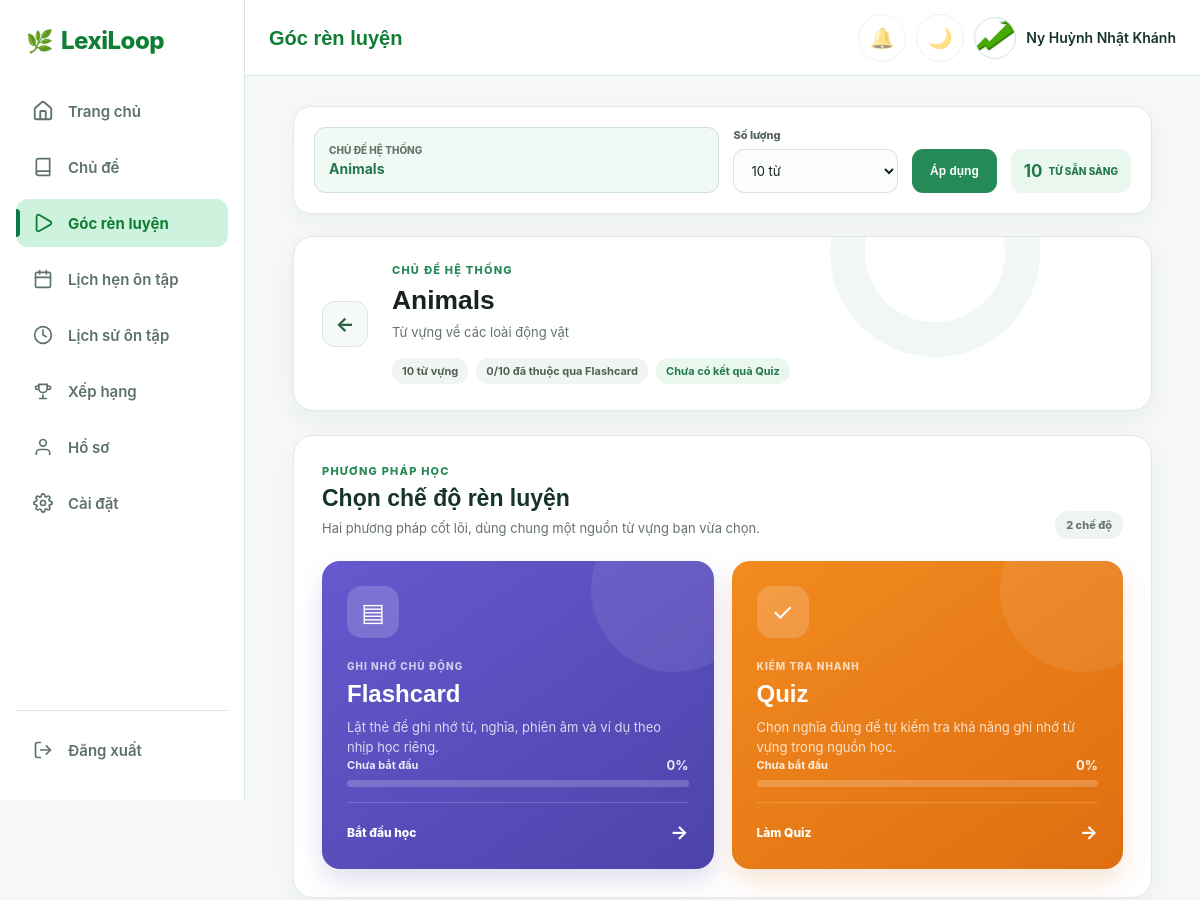
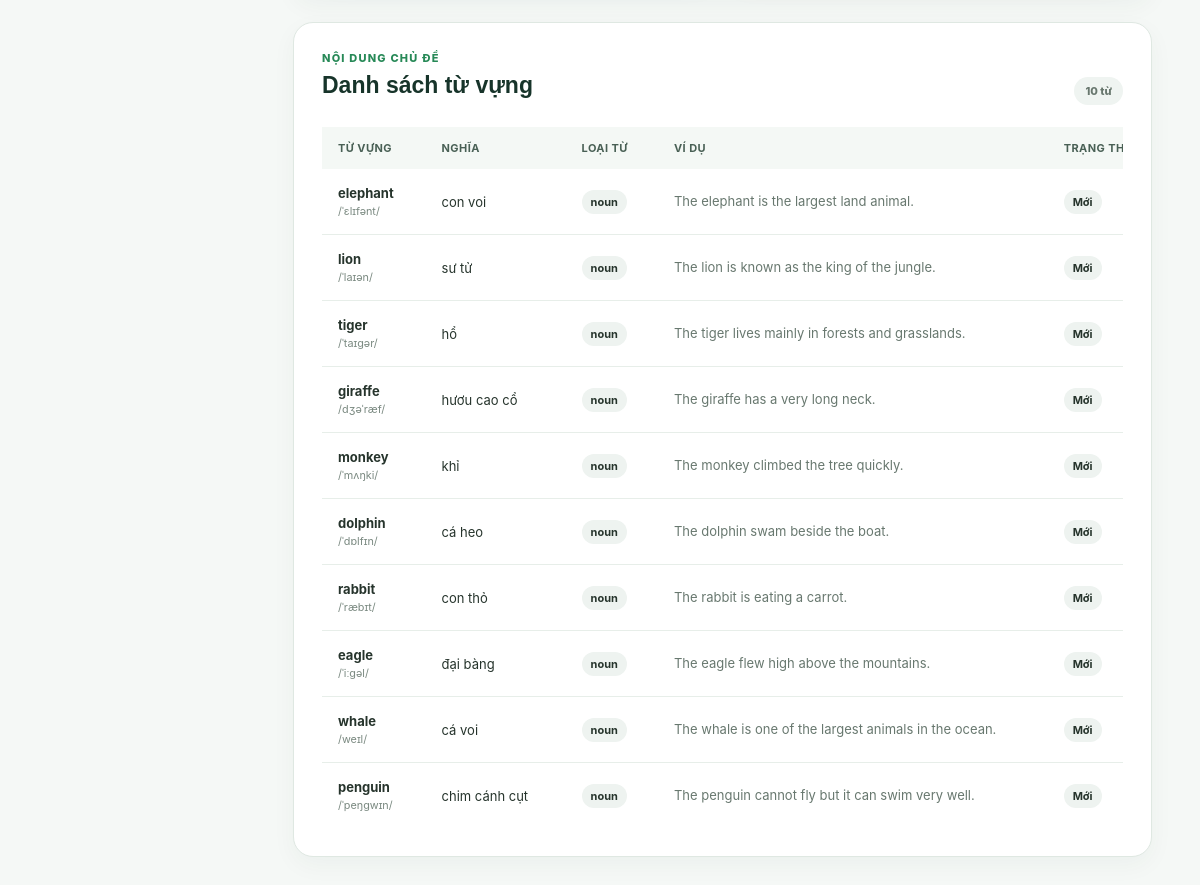
Page /pages/user/C_Gocrenluyen.php?source=topic&id=1 (signed in) on the committed database (2 pictures, top to bottom).
### tables this page shows
CREATE TABLE `Topics` (
  `topicID` int NOT NULL,
  `topicName` varchar(100) NOT NULL,
  `topicDescription` text,
  `category` varchar(20) NOT NULL DEFAULT 'common',
  `created_by` int DEFAULT NULL,
  `topicCreated_at` datetime DEFAULT CURRENT_TIMESTAMP
);

CREATE TABLE `vocabulary` (
  `id` int NOT NULL,
  `topic_id` int DEFAULT NULL,
  `word` varchar(100) NOT NULL,
  `pronunciation` varchar(100) DEFAULT NULL,
  `part_of_speech` varchar(30) DEFAULT NULL,
  `meaning` text NOT NULL,
  `example_sentence` text,
  `created_by` int DEFAULT NULL,
  `created_at` datetime DEFAULT CURRENT_TIMESTAMP,
  `audio_url` varchar(255) DEFAULT NULL
);

### pages/user/C_Gocrenluyen.php (the view, shortened to what this page needs)
<?php
require_once($_SERVER['DOCUMENT_ROOT'] . '/Connect.php');
$isLoggedIn = isset($_SESSION['user_id']);
$userId = $isLoggedIn ? (int) $_SESSION['user_id'] : null;
$source = $_GET['source'] ?? '';
$sourceId = filter_var($_GET['id'] ?? 0, FILTER_VALIDATE_INT) ?: 0;
$limitOption = (string) ($_GET['limit'] ?? '10');
$isValidSource = in_array($source, ['topic', 'set'], true) && $sourceId > 0;
$sourceName = '';
$sourceDescription = '';
$wordCount = 0;
$latestQuizCorrect = null;
$latestQuizTotal = null;
$flashcardRemembered = 0;
$flashcardStatsTotal = 0;
$sourceError = '';
$topicWords = [];
$topicWordsPerPage = 10;
$wordPage = max(1, filter_var($_GET['word_page'] ?? 1, FILTER_VALIDATE_INT) ?: 1);
if ($isValidSource && $source === 'topic') {
    $stmt = mysqli_prepare($link, '
        SELECT t.topicName, t.topicDescription, COUNT(v.id) AS word_count,
               COUNT(DISTINCT CASE WHEN uvp.status = \'mastered\' THEN v.id END) AS mastered_count
        FROM Topics t
        LEFT JOIN vocabulary v ON v.topic_id = t.topicID
        LEFT JOIN user_vocab_progress uvp ON uvp.vocabulary_id = v.id AND uvp.user_id = ?
        WHERE t.topicID = ?
        GROUP BY t.topicID, t.topicName, t.topicDescription');
    mysqli_stmt_bind_param($stmt, 'ii', $userId, $sourceId);
    mysqli_stmt_execute($stmt);
    $sourceData = mysqli_fetch_assoc(mysqli_stmt_get_result($stmt));
    if ($sourceData) {
        $sourceName = $sourceData['topicName'];
        $sourceDescription = $sourceData['topicDescription'] ?? '';
        $wordCount = (int) $sourceData['word_count'];
        $topicWordPages = max(1, (int) ceil($wordCount / $topicWordsPerPage));
        $wordPage = min($wordPage, $topicWordPages);
        $wordOffset = ($wordPage - 1) * $topicWordsPerPage;
        $wordsStmt = mysqli_prepare($link, '
            SELECT v.id, v.word, v.pronunciation, v.part_of_speech, v.meaning,
                   v.example_sentence, COALESCE(uvp.status, \'new\') AS learning_status
            FROM vocabulary v
            LEFT JOIN user_vocab_progress uvp
              ON uvp.vocabulary_id = v.id AND uvp.user_id = ?
            WHERE v.topic_id = ?
            ORDER BY v.id ASC
            LIMIT ? OFFSET ?');
        mysqli_stmt_bind_param($wordsStmt, 'iiii', $userId, $sourceId, $topicWordsPerPage, $wordOffset);
        mysqli_stmt_execute($wordsStmt);
        $wordsResult = mysqli_stmt_get_result($wordsStmt);
        while ($word = mysqli_fetch_assoc($wordsResult)) {
            $topicWords[] = $word;
        }
    } else {
        $sourceError = 'Không tìm thấy chủ đề hệ thống.';
    }
}
$hasSelectedSource = $isValidSource && $sourceError === '';
$selectedLimit = $limitOption === 'all' ? $wordCount : min((int) $limitOption, $wordCount);
$canStartLearning = $hasSelectedSource && $wordCount > 0;
$isTopicContext = $hasSelectedSource && $source === 'topic';
$sourceQuery = http_build_query(['source' => $source, 'id' => $sourceId, 'limit' => $limitOption]);
$modeProgress = [
    'flashcard' => ['percent' => 0, 'label' => 'Chưa bắt đầu'],
    'quiz' => ['percent' => 0, 'label' => 'Chưa bắt đầu']
];
if ($flashcardStatsTotal === 0) {
    $flashcardStatsTotal = $selectedLimit;
}
?>
<!DOCTYPE html>
<html lang="vi">
<head>
    <link rel="stylesheet" href="../../CSS/Style.css">
    <link rel="stylesheet" href="../../CSS/topheader.css">
    <link rel="stylesheet" href="../../CSS/C_Gocrenluyen.css">
    <link rel="stylesheet" href="../../CSS/guest-preview.css">
    <link rel="stylesheet" href="../../CSS/responsive.css">
</head>
<body class="C_Gocrenluyen_body">
    <?php
    include '../../includes/topheader.php';
    if ($isLoggedIn) {
        include '../../includes/sidebar_user.php';
    } else {
        include '../../includes/sidebar_guest.php';
    }
    ?>
    <main class="C_Gocrenluyen_main">
        <form method="get" class="C_Gocrenluyen_filters" id="C_Gocrenluyen_filters">
            <?php if ($isTopicContext): ?>
                <div class="C_Gocrenluyen_fixedTopic">
                    <span>Chủ đề hệ thống</span>
                    <strong><?= htmlspecialchars($sourceName) ?></strong>
                </div>
            <?php endif; ?>
            <div class="C_Gocrenluyen_filterGroup">
                <label for="C_Gocrenluyen_limit">Số lượng</label>
                <select name="limit" id="C_Gocrenluyen_limit">
                    <option value="10" <?= $limitOption === '10' ? 'selected' : '' ?>>10 từ</option>
                </select>
            </div>
            <button type="submit" class="C_Gocrenluyen_applyButton" <?= !$isLoggedIn ? 'disabled' : '' ?>>Áp dụng</button>
            <div class="C_Gocrenluyen_readyCount">
                <strong><?= $hasSelectedSource ? $selectedLimit : 0 ?></strong>
                <span>từ sẵn sàng</span>
            </div>
        </form>
        <?php if ($hasSelectedSource): ?>
            <section class="C_Gocrenluyen_sourceCard">
                <a class="C_Gocrenluyen_backLink" href="<?= $source === 'set' ? 'C_Botuvung.php' : '../main/B_DanhSachChuDe.php' ?>" aria-label="Quay lại">←</a>
                <div class="C_Gocrenluyen_sourceInfo">
                    <span class="C_Gocrenluyen_eyebrow"><?= $source === 'set' ? 'BỘ TỪ CÁ NHÂN' : 'CHỦ ĐỀ HỆ THỐNG' ?></span>
                    <h2><?= htmlspecialchars($sourceName) ?></h2>
                    <p><?= htmlspecialchars($sourceDescription ?: 'Sẵn sàng bắt đầu phiên học với nội dung đã chọn.') ?></p>
                    <div class="C_Gocrenluyen_badges">
                        <span><?= $wordCount ?> từ vựng</span>
                        <span><?= $flashcardRemembered ?>/<?= $flashcardStatsTotal ?> đã thuộc qua Flashcard</span>
                        <span>
                            <?= $latestQuizCorrect !== null
                                ? $latestQuizCorrect . '/' . $latestQuizTotal . ' câu đúng Quiz gần nhất'
                                : 'Chưa có kết quả Quiz' ?>
                        </span>
                    </div>
                </div>
            </section>
        <?php endif; ?>
        <section class="C_Gocrenluyen_modes" aria-labelledby="C_Gocrenluyen_modesTitle">
            <div class="C_Gocrenluyen_sectionHeading">
                <div>
                    <span class="C_Gocrenluyen_eyebrow">PHƯƠNG PHÁP HỌC</span>
                    <h2 id="C_Gocrenluyen_modesTitle">Chọn chế độ rèn luyện</h2>
                    <p>Hai phương pháp cốt lõi, dùng chung một nguồn từ vựng bạn vừa chọn.</p>
                </div>
                <span class="C_Gocrenluyen_modeCount">2 chế độ</span>
            </div>
            <div class="C_Gocrenluyen_modeGrid">
                <a class="C_Gocrenluyen_modeCard C_Gocrenluyen_modeCard--flashcard <?= !$canStartLearning ? 'is-disabled' : '' ?>"
                    href="<?= $canStartLearning ? 'C_HocFlashcard.php?' . htmlspecialchars($sourceQuery) : '#' ?>"
                    <?= !$canStartLearning ? 'aria-disabled="true" tabindex="-1"' : '' ?>>
                    <span class="C_Gocrenluyen_modeIcon" aria-hidden="true">▤</span>
                    <span class="C_Gocrenluyen_modeLabel">GHI NHỚ CHỦ ĐỘNG</span>
                    <h3>Flashcard</h3>
                    <p>Lật thẻ để ghi nhớ từ, nghĩa, phiên âm và ví dụ theo nhịp học riêng.</p>
                    <div class="C_Gocrenluyen_modeProgress">
                        <span><?= htmlspecialchars($modeProgress['flashcard']['label']) ?></span>
                        <strong><?= $modeProgress['flashcard']['percent'] ?>%</strong>
                        <div role="progressbar" aria-label="Tiến độ Flashcard" aria-valuemin="0" aria-valuemax="100" aria-valuenow="<?= $modeProgress['flashcard']['percent'] ?>">
                        </div>
                    </div>
                    <span class="C_Gocrenluyen_startLink">
                        <?= $modeProgress['flashcard']['label'] === 'Chưa bắt đầu' ? 'Bắt đầu học' : 'Học lại từ đầu' ?>
                        <b aria-hidden="true">→</b>
                    </span>
                </a>
                <a class="C_Gocrenluyen_modeCard C_Gocrenluyen_modeCard--quiz <?= !$canStartLearning ? 'is-disabled' : '' ?>"
                    href="<?= $canStartLearning ? 'C_Quiz.php?' . htmlspecialchars($sourceQuery) : '#' ?>"
                    <?= !$canStartLearning ? 'aria-disabled="true" tabindex="-1"' : '' ?>>
                    <span class="C_Gocrenluyen_modeIcon" aria-hidden="true">✓</span>
                    <span class="C_Gocrenluyen_modeLabel">KIỂM TRA NHANH</span>
                    <h3>Quiz</h3>
                    <p>Chọn nghĩa đúng để tự kiểm tra khả năng ghi nhớ từ vựng trong nguồn học.</p>
                    <div class="C_Gocrenluyen_modeProgress">
                        <span><?= htmlspecialchars($modeProgress['quiz']['label']) ?></span>
                        <strong><?= $modeProgress['quiz']['percent'] ?>%</strong>
                        <div role="progressbar" aria-label="Tiến độ Quiz" aria-valuemin="0" aria-valuemax="100" aria-valuenow="<?= $modeProgress['quiz']['percent'] ?>">
                        </div>
                    </div>
                    <span class="C_Gocrenluyen_startLink">
                        <?= $modeProgress['quiz']['label'] === 'Đã hoàn thành' ? 'Làm lại Quiz' : ($modeProgress['quiz']['label'] === 'Cần tiếp tục' ? 'Tiếp tục Quiz' : 'Làm Quiz') ?>
                        <b aria-hidden="true">→</b>
                    </span>
                </a>
            </div>
        </section>
        <?php if ($isTopicContext): ?>
            <section class="C_Gocrenluyen_words" aria-labelledby="C_Gocrenluyen_wordsTitle">
                <div class="C_Gocrenluyen_sectionHeading">
                    <div>
                        <span class="C_Gocrenluyen_eyebrow">NỘI DUNG CHỦ ĐỀ</span>
                        <h2 id="C_Gocrenluyen_wordsTitle">Danh sách từ vựng</h2>
                    </div>
                    <span class="C_Gocrenluyen_modeCount"><?= $wordCount ?> từ</span>
                </div>
                <div class="C_Gocrenluyen_tableResponsive">
                    <table class="C_Gocrenluyen_table">
                        <thead>
                            <tr>
                                <th>Từ vựng</th>
                                <th>Nghĩa</th>
                                <th>Loại từ</th>
                                <th>Ví dụ</th>
                                <th>Trạng thái</th>
                            </tr>
                        </thead>
                        <tbody>
                            <?php foreach ($topicWords as $word): ?>
                                <?php
                                $statusLabels = ['new' => 'Mới', 'learning' => 'Đang học', 'mastered' => 'Đã thuộc'];
                                $learningStatus = $word['learning_status'];
                                ?>
                                <tr>
                                    <td>
                                        <strong><?= htmlspecialchars($word['word']) ?></strong>
                                        <?php if (!empty($word['pronunciation'])): ?>
                                            <small><?= htmlspecialchars($word['pronunciation']) ?></small>
                                        <?php endif; ?>
                                    </td>
                                    <td><?= htmlspecialchars($word['meaning']) ?></td>
                                    <td><span class="C_Gocrenluyen_posTag"><?= htmlspecialchars($word['part_of_speech'] ?: '—') ?></span></td>
                                    <td class="C_Gocrenluyen_example"><?= htmlspecialchars($word['example_sentence'] ?: '—') ?></td>
                                    <td><span class="C_Gocrenluyen_status C_Gocrenluyen_status--<?= htmlspecialchars($learningStatus) ?>"><?= htmlspecialchars($statusLabels[$learningStatus] ?? 'Mới') ?></span></td>
                                </tr>
                            <?php endforeach; ?>
                        </tbody>
                    </table>
                </div>
            </section>
        <?php endif; ?>
    </main>
</body>
</html>

### CSS/Style.css (style rules this page uses)
*, *::before, *::after { box-sizing: border-box; }
:root { --color-primary: #0e7748; --color-primary-dark: #0f7e34; --color-primary-light: #cdf2dd; --color-accent: #2563eb; --color-accent-dark: #1d4ed8; --color-accent-light: #eff6ff; --color-warning: #b45309; --color-warning-light: #fff7ed; --color-success: #15803d; --color-danger: #c2413b; --color-danger-light: #fef2f2; --color-background: #f6fbf8; --color-surface: #ffffff; --color-white: #ffffff; --color-border: #d7e8df; --color-text: #17342a; --color-text-muted: #5d7268; --sidebar-width: 245px; --sidebar-width-collapsed: 76px; }
h2 { font-family: Arial, sans-serif; font-size: 32px; font-weight: 600; line-height: 1.3; color: var(--color-text); }
h3 { font-family: Arial, sans-serif; font-size: 24px; font-weight: 600; line-height: 1.3; color: var(--color-text); }
p { margin: 0; font-size: 16px; line-height: 1.6; color: var(--color-text-muted); }
a { text-decoration: none; color: var(--color-primary); }
body { margin: 0; padding: 0; background-color: var(--color-background); color: var(--color-text); font-family: -apple-system, BlinkMacSystemFont, "Segoe UI", Roboto, sans-serif; }
button { margin-top: 5px; margin-bottom: 5px; padding: 10px 20px; border: none; border-radius: 6px; background-color: var(--color-primary); color: var(--color-white); font-size: 16px; cursor: pointer; }

### CSS/responsive.css (style rules this page uses)
*, *::before, *::after { box-sizing: border-box; }
p, h1, h2, h3, h4, a, button, label, td, th { overflow-wrap: anywhere; }

### rows in the picture
topics: topicName "Animals", topicDescription "Từ vựng về các loài động vật"
vocabulary: word "elephant", pronunciation "/ˈɛlɪfənt/", meaning "con voi", part_of_speech "noun", example_sentence "The elephant is the largest land animal.", learningStatus "Mới"
vocabulary: word "lion", pronunciation "/ˈlaɪən/", meaning "sư tử", part_of_speech "noun", example_sentence "The lion is known as the king of the jungle.", learningStatus "Mới"
vocabulary: word "tiger", pronunciation "/ˈtaɪɡər/", meaning "hổ", part_of_speech "noun", example_sentence "The tiger lives mainly in forests and grasslands.", learningStatus "Mới"
vocabulary: word "giraffe", pronunciation "/dʒəˈræf/", meaning "hươu cao cổ", part_of_speech "noun", example_sentence "The giraffe has a very long neck.", learningStatus "Mới"
vocabulary: word "monkey", pronunciation "/ˈmʌŋki/", meaning "khỉ", part_of_speech "noun", example_sentence "The monkey climbed the tree quickly.", learningStatus "Mới"
vocabulary: word "dolphin", pronunciation "/ˈdɒlfɪn/", meaning "cá heo", part_of_speech "noun", example_sentence "The dolphin swam beside the boat.", learningStatus "Mới"
vocabulary: word "rabbit", pronunciation "/ˈræbɪt/", meaning "con thỏ", part_of_speech "noun", example_sentence "The rabbit is eating a carrot.", learningStatus "Mới"
vocabulary: word "eagle", pronunciation "/ˈiːɡəl/", meaning "đại bàng", part_of_speech "noun", example_sentence "The eagle flew high above the mountains.", learningStatus "Mới"
vocabulary: word "whale", pronunciation "/weɪl/", meaning "cá voi", part_of_speech "noun", example_sentence "The whale is one of the largest animals in the ocean.", learningStatus "Mới"
vocabulary: word "penguin", pronunciation "/ˈpeŋɡwɪn/", meaning "chim cánh cụt", part_of_speech "noun", example_sentence "The penguin cannot fly but it can swim very well.", learningStatus "Mới"

### other values in the picture
$headerTitle "Góc rèn luyện"
$headerUserName "Ny Huỳnh Nhật Khánh"
$selectedLimit "10"
$wordCount "10"
$flashcardRemembered "0"
$flashcardStatsTotal "10"
$modeProgress['flashcard']['label'] "Chưa bắt đầu"
$modeProgress['flashcard']['percent'] "0"
$modeProgress['quiz']['label'] "Chưa bắt đầu"
$modeProgress['quiz']['percent'] "0"
